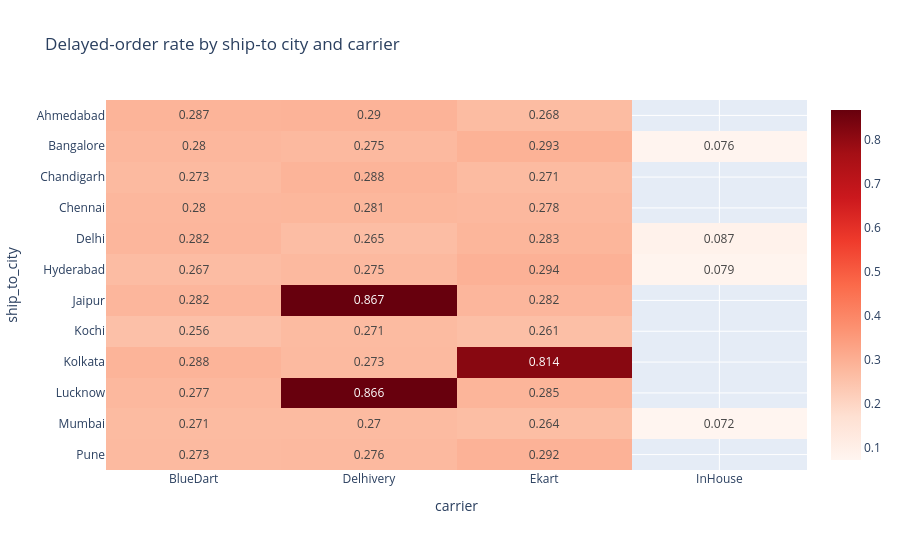

Notebook code for this chart:
### Code cell
delay_cc = (evaluable.groupby(['ship_to_city', 'carrier'])
    .agg(shipments=('shipment_id', 'count'),
         delayed=('is_delayed', 'sum'))
    .assign(delayed_rate=lambda d: d['delayed'] / d['shipments'])
    .reset_index())

heatmap = delay_cc.pivot(index='ship_to_city', columns='carrier', values='delayed_rate')

fig = px.imshow(heatmap.round(3), text_auto=True, aspect='auto',
                color_continuous_scale='Reds',
                title='Delayed-order rate by ship-to city and carrier')
fig.update_layout(height=550)
fig.show()

### Figure 1 — Plotly figure (JSON) as saved in the notebook; plotly's stock layout.template omitted (floating-point values rounded to 4 significant figures)
{"data": [{"coloraxis": "coloraxis", "hovertemplate": "carrier: %{x}<br>ship_to_city: %{y}<br>color: %{z}<extra></extra>", "name": "0", "texttemplate": "%{z}", "type": "heatmap", "x": ["BlueDart", "Delhivery", "Ekart", "InHouse"], "xaxis": "x", "y": ["Ahmedabad", "Bangalore", "Chandigarh", "Chennai", "Delhi", "Hyderabad", "Jaipur", "Kochi", "Kolkata", "Lucknow", "Mumbai", "Pune"], "yaxis": "y", "z": [[0.287, 0.29, 0.268, NaN], [0.28, 0.275, 0.293, 0.076], [0.273, 0.288, 0.271, NaN], [0.28, 0.281, 0.278, NaN], [0.282, 0.265, 0.283, 0.087], [0.267, 0.275, 0.294, 0.079], [0.282, 0.867, 0.282, NaN], [0.256, 0.271, 0.261, NaN], [0.288, 0.273, 0.814, NaN], [0.277, 0.866, 0.285, NaN], [0.271, 0.27, 0.264, 0.072], [0.273, 0.276, 0.292, NaN]]}], "layout": {"coloraxis": {"colorscale": [[0, "rgb(255,245,240)"], [0.125, "rgb(254,224,210)"], [0.25, "rgb(252,187,161)"], [0.375, "rgb(252,146,114)"], [0.5, "rgb(251,106,74)"], [0.625, "rgb(239,59,44)"], [0.75, "rgb(203,24,29)"], [0.875, "rgb(165,15,21)"], [1, "rgb(103,0,13)"]]}, "height": 550, "title": {"text": "Delayed-order rate by ship-to city and carrier"}, "xaxis": {"anchor": "y", "domain": [0, 1], "title": {"text": "carrier"}}, "yaxis": {"anchor": "x", "autorange": "reversed", "domain": [0, 1], "title": {"text": "ship_to_city"}}}}
